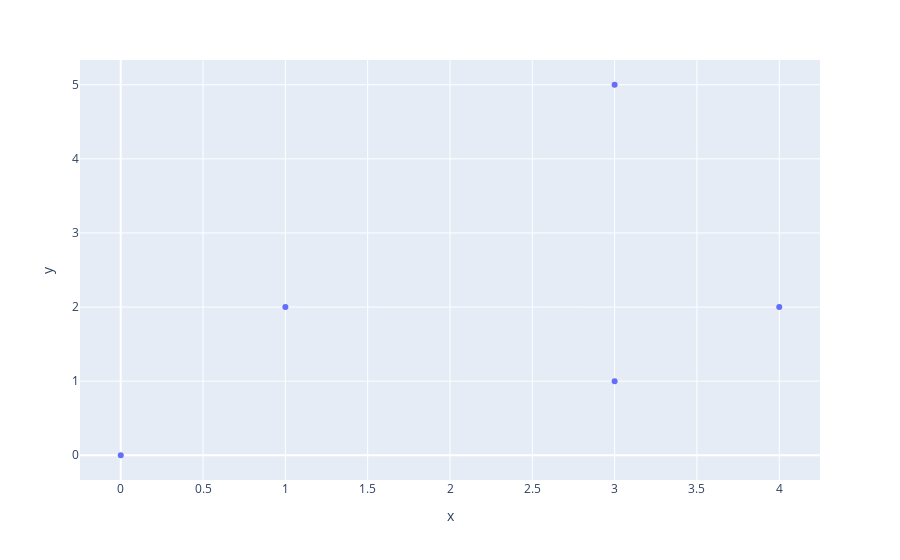
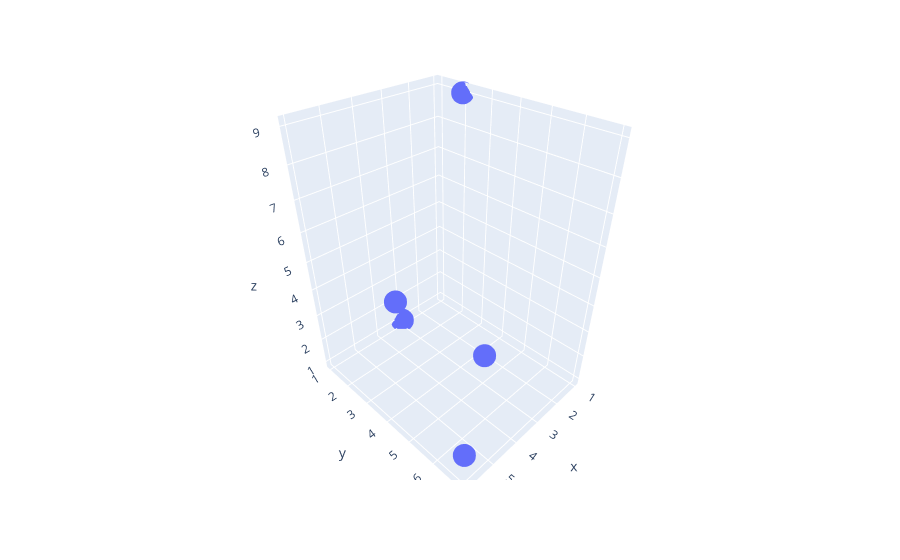

Notebook cell for these charts, in order:
### Code cell
import plotly.express as px
import pandas as pd

points_2D = [[3,5],[1,2],[3,1],[0,0],[4,2]]
points_3D = [[3,5,2],[1,2,9],[3,1,1],[6,7,2],[4,2,3]]

df = pd.DataFrame(points_2D, columns=['x','y'])
fig = px.scatter(df, x='x', y ='y')
fig.show()

df_3 = pd.DataFrame(points_3D, columns=['x','y','z'])
fig = px.scatter_3d(df_3, x = 'x', y = 'y', z = 'z')
fig.show()

### Figure 1 — Plotly figure (JSON) as saved in the notebook; plotly's stock layout.template omitted (floating-point values rounded to 4 significant figures)
{"data": [{"hovertemplate": "x=%{x}<br>y=%{y}<extra></extra>", "legendgroup": "", "marker": {"color": "#636efa", "symbol": "circle"}, "mode": "markers", "name": "", "orientation": "v", "showlegend": false, "type": "scatter", "x": [3, 1, 3, 0, 4], "xaxis": "x", "y": [5, 2, 1, 0, 2], "yaxis": "y"}], "layout": {"legend": {"tracegroupgap": 0}, "margin": {"t": 60}, "xaxis": {"anchor": "y", "domain": [0, 1], "title": {"text": "x"}}, "yaxis": {"anchor": "x", "domain": [0, 1], "title": {"text": "y"}}}}

### Figure 2 — Plotly figure (JSON) as saved in the notebook; plotly's stock layout.template omitted (floating-point values rounded to 4 significant figures)
{"data": [{"hovertemplate": "x=%{x}<br>y=%{y}<br>z=%{z}<extra></extra>", "legendgroup": "", "marker": {"color": "#636efa", "symbol": "circle"}, "mode": "markers", "name": "", "scene": "scene", "showlegend": false, "type": "scatter3d", "x": [3, 1, 3, 6, 4], "y": [5, 2, 1, 7, 2], "z": [2, 9, 1, 2, 3]}], "layout": {"legend": {"tracegroupgap": 0}, "margin": {"t": 60}, "scene": {"domain": {"x": [0, 1], "y": [0, 1]}, "xaxis": {"title": {"text": "x"}}, "yaxis": {"title": {"text": "y"}}, "zaxis": {"title": {"text": "z"}}}}}
